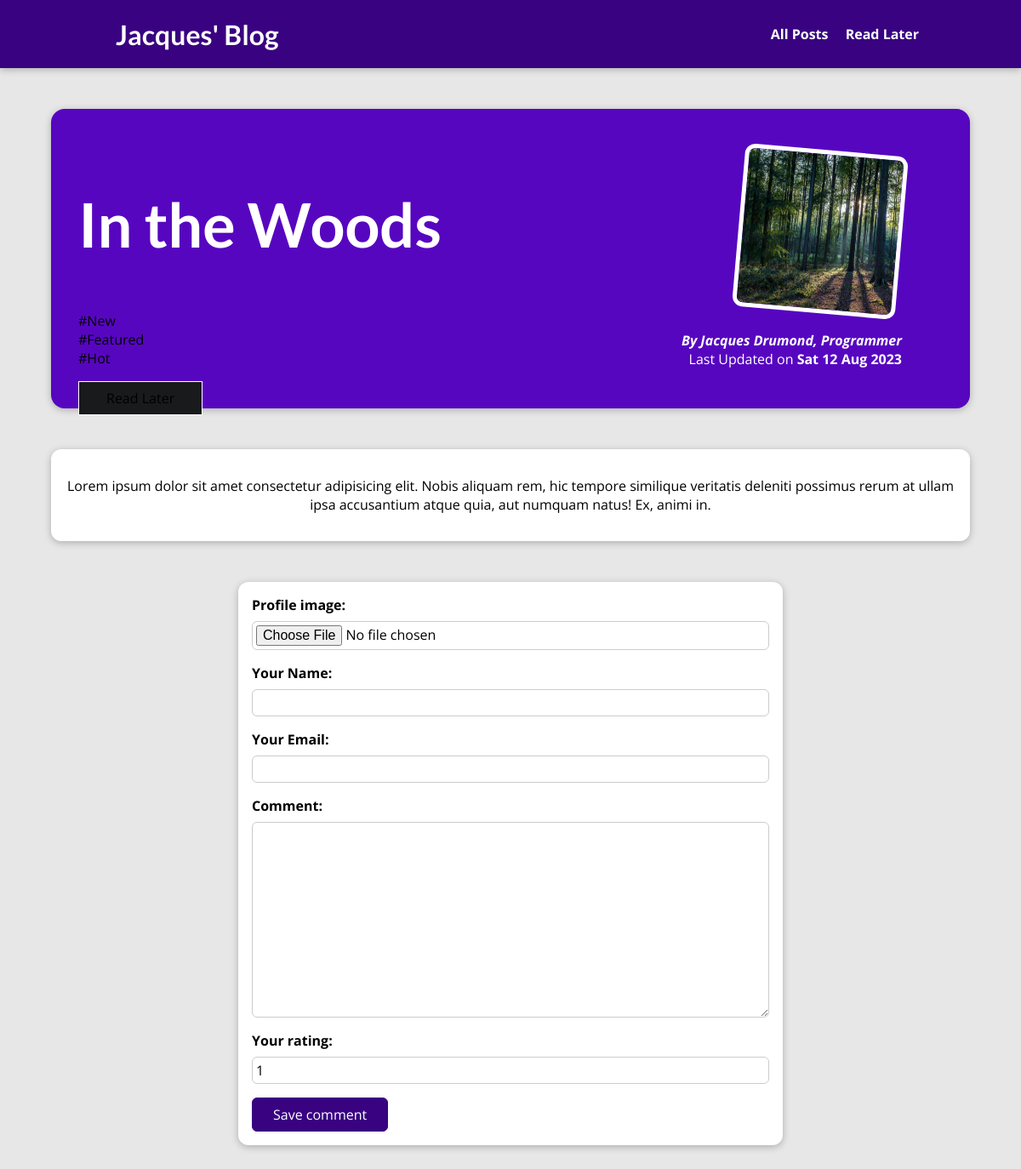
The app's page /posts/in-the-woods with its own data.
### blog/models.py (models this page shows, shortened)
class Post(models.Model):
    title = models.CharField(max_length=200)
    excerpt = models.CharField(max_length=200)
    image = models.ImageField(upload_to="posts")
    date = models.DateField(auto_now=True)
    slug = models.SlugField(unique=True, max_length=200, db_index=True)
    content = models.TextField(validators=[MinLengthValidator(10)])
    author = models.ForeignKey(
        Author, on_delete=models.SET_NULL, null=True, related_name="posts"
    )
    tags = models.ManyToManyField(Tag)

class Tag(models.Model):
    caption = models.CharField(max_length=20)

class Author(models.Model):
    first_name = models.CharField(max_length=100)
    last_name = models.CharField(max_length=100)
    email = models.EmailField()
    formation = models.CharField(max_length=100, null=True)
    def full_name(self):
        return f"{self.first_name} {self.last_name}"
    def __str__(self):
        return self.full_name()

### blog/views.py (the view, shortened to what this page needs)
# urls.py: path("posts/<slug:slug>", views.PostDetail.as_view(), name="post-detail-page"),
class PostDetail(View):
    template_name = "blog/post_detail.html"
    model = Post
    def get(self, request, slug):
        post = Post.objects.get(slug=slug)
        stored_posts = request.session.get("stored_posts")
        if stored_posts is not None:
            is_saved_for_later = post.id in stored_posts # type: ignore
        else:
            is_saved_for_later = False
        comments = post.comments.all().order_by("-id") # type: ignore
        if comments is None or len(comments) == 0:
            has_comments = False
        else:
            has_comments = True
        context = {
            "post": post,
            "post_tags": post.tags.all(),
            'comment_form': CommentForm(),
            "comments": comments, # type: ignore
            "has_comments": has_comments,
            "is_saved_for_later": is_saved_for_later
        }
        return render(request, "blog/post_detail.html", context)

### blog/forms.py
class CommentForm(forms.ModelForm):
    class Meta:
        model = Comment
        exclude = ["post"]
        labels = {
            "user_name": "Your Name",
            "user_email": "Your Email",
            "text": "Comment",
            "rating": "Your rating",
            "profile_image": "Profile image"
        }

### blog/templates/blog/post_detail.html (shortened to what this page needs)
{% extends 'base.html' %}
{% load static %}
{% block css_files %}
    <link rel="stylesheet" href="{% static 'blog/post-detail.css' %}">
{% endblock css_files %}
{% block content %}
    <section id="summary">
        <h2>{{post.title}}</h2>
        {% for tag in post_tags %}
        <div>#{{tag.caption}}</div>
        {% endfor %}
        <div id="read-later">
            <form action="{% url "read-later" %}" method="POST">
                {% if not is_saved_for_later %}
                <button>Read Later</button>
                {% else %}
                <button>Remove from read later</button>
                {% endif %}
            </form>
        </div>
        <article>
            <img src="{{ post.image.url }}" alt="{{post.title}}">
            <address>By <a href="mailto:{{post.author.email}}">{{post.author}}, {{post.author.formation}}</a></address>
            <div>
                Last Updated on <time>{{post.date|date:"D d M Y"}}</time>
            </div>
        </article>
    </section>
    <main>
        <p>{{post.content|linebreaks}}</p>
    </main>
        <section id="comment-form">
            <form action="{% url "post-detail-page" post.slug %}" method="POST">
                {% for form_field in comment_form %}
                <div class="form-control {% if form_field.errors %}invalid{% endif %}">
                    {{ form_field.label_tag }}
                    {{ form_field }}
                </div>
                {% endfor %}
                <button>Save comment</button>
            </form>
        </section>
{% endblock content %}

### blog/static/blog/post-detail.css (style rules this page uses)
body { background-color: #e7e7e7; }
#summary { margin: 8rem auto 3rem auto; padding: 2rem; width: 90%; max-width: 90rem; border-radius: 16px; background-color: #5706c0; position: relative; box-shadow: 0 2px 8px rgba(0, 0, 0, 0.25); height: 22rem; }
#summary h2 { color: white; font-size: 4.5rem; }
#summary article { position: absolute; top: 2rem; right: 3rem; padding: 1rem 2rem; border-radius: 12px; text-align: right; color: white; }
#summary article img { width: 12rem; height: 12rem; border-radius: 12px; transform: rotateZ(5deg); border: 5px solid white; margin-bottom: 1rem; }
#summary address { font-weight: bold; }
#summary a { color: white; text-decoration: none; }
#summary time { font-weight: bold; }
main { width: 90%; max-width: 90rem; margin: 3rem auto; background-color: white; padding: 1rem; border-radius: 12px; box-shadow: 0 2px 8px rgba(0, 0, 0, 0.25); text-align: center; }
#comment-form { margin: 3rem auto; width: 90%; max-width: 40rem; border-radius: 12px; background-color: white; box-shadow: 0 2px 8px rgba(0, 0, 0, 0.25); padding: 1rem; }
#comment-form button { font: inherit; background-color: #390281; color: white; border: 1px solid #390281; padding: 0.5rem 1.5rem; border-radius: 6px; cursor: pointer; }
.form-control { margin-bottom: 1rem; }
.form-control label { font-weight: bold; margin-bottom: 0.5rem; display: block; }
.form-control input, .form-control textarea { display: block; width: 100%; font: inherit; padding: 0.25rem; border-radius: 6px; border: 1px solid #ccc; }
#read-later { margin: 1rem 0; }
#read-later button { background-color: rgb(24, 26, 27); border: 1px solid white; padding: 0.5rem 2rem; font: inherit; }

### static/app.css (style rules this page uses)
* { box-sizing: border-box; }
html { font-family: 'Open Sans', 'Lato', sans-serif; }
body { margin: 0; }
h1, h2, h3 { font-family: 'Lato', sans-serif; font-weight: bold; }

### records on screen
Post: title "In the Woods", image (picture), author "Jacques Drumond", author.formation "Programmer", date "Sat 12 Aug 2023", content "Lorem ipsum dolor sit amet consectetur adipisicing elit. Nobis aliquam rem, hic tempore similique veritatis deleniti possimus rerum at ullam ipsa accusantium atque quia, aut numquam natus! Ex, animi in."
Tag: caption "New"
Tag: caption "Featured"
Tag: caption "Hot"
